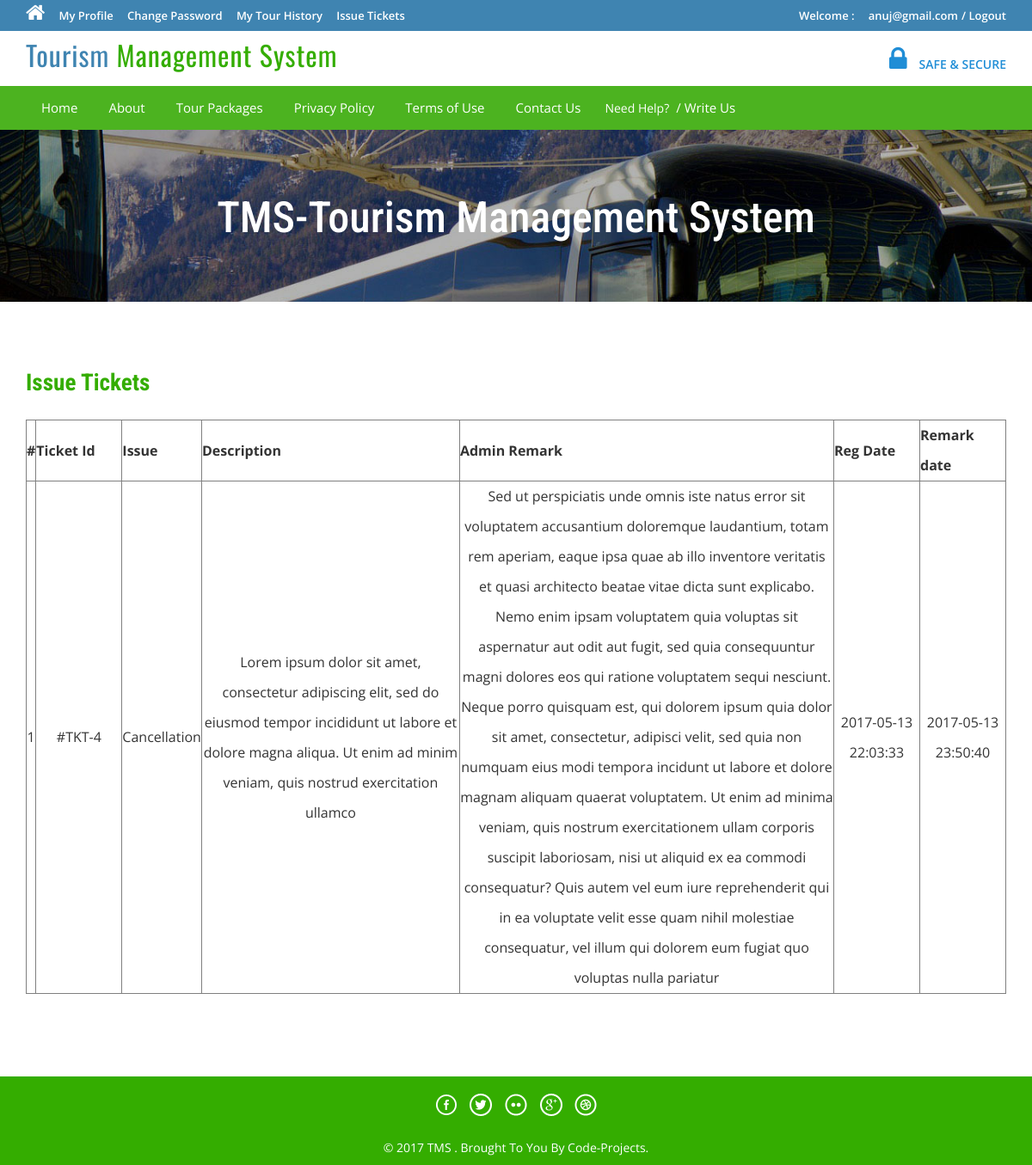
The page /issuetickets.php (signed in) on the database its author committed.
### tables this page shows
CREATE TABLE IF NOT EXISTS `tblissues` (
  `id` int(11) NOT NULL,
  `UserEmail` varchar(100) NOT NULL,
  `Issue` varchar(100) NOT NULL,
  `Description` mediumtext NOT NULL,
  `PostingDate` timestamp NOT NULL DEFAULT CURRENT_TIMESTAMP,
  `AdminRemark` mediumtext,
  `AdminremarkDate` timestamp NULL DEFAULT '0000-00-00 00:00:00' ON UPDATE CURRENT_TIMESTAMP
);

### issuetickets.php (the view, shortened to what this page needs)
<?php
include('includes/config.php');
if(strlen($_SESSION['login'])==0)
	{
header('location:index.php');
}
else{
?>
<!DOCTYPE HTML>
<html>
<head>
<link href="css/bootstrap.css" rel='stylesheet' type='text/css' />
<link href="css/style.css" rel='stylesheet' type='text/css' />
<link href="css/font-awesome.css" rel="stylesheet">
<link href="css/animate.css" rel="stylesheet" type="text/css" media="all">
</head>
<body>
<div class="top-header">
<?php include('includes/header.php');?>
<div class="banner-1 ">
	<div class="container">
		<h1 class="wow zoomIn animated animated" data-wow-delay=".5s" style="visibility: visible; animation-delay: 0.5s; animation-name: zoomIn;">TMS-Tourism Management System</h1>
	</div>
</div>
<div class="privacy">
	<div class="container">
		<h3 class="wow fadeInDown animated animated" data-wow-delay=".5s" style="visibility: visible; animation-delay: 0.5s; animation-name: fadeInDown;">Issue Tickets</h3>
		<form name="chngpwd" method="post" onSubmit="return valid();">
	<p>
	<table border="1" width="100%">
<tr align="center">
<th>#</th>
<th>Ticket Id</th>
<th>Issue</th>
<th>Description</th>
<th>Admin Remark</th>
<th>Reg Date</th>
<th>Remark date</th>
</tr>
<?php
$uemail=$_SESSION['login'];;
$sql = "SELECT * from tblissues where UserEmail=:uemail";
$query = $dbh->prepare($sql);
$query -> bindParam(':uemail', $uemail, PDO::PARAM_STR);
$query->execute();
$results=$query->fetchAll(PDO::FETCH_OBJ);
$cnt=1;
if($query->rowCount() > 0)
{
foreach($results as $result)
{	?>
<tr align="center">
<td ><?php echo htmlentities($cnt);?></td>
<td width="100">#TKT-<?php echo htmlentities($result->id);?></td>
<td><?php echo htmlentities($result->Issue);?></td>
<td width="300"><?php echo htmlentities($result->Description);?></td>
<td><?php echo htmlentities($result->AdminRemark);?></td>
<td width="100"><?php echo htmlentities($result->PostingDate);?></td>
<td width="100"><?php echo htmlentities($result->AdminremarkDate);?></td>
</tr>
<?php $cnt=$cnt+1; }} ?>
	</table>
			</p>
			</form>
	</div>
</div>
<?php include('includes/footer.php');?>
</body>
</html>
<?php } ?>

### css/style.css (style rules this page uses)
html, body { font-size: 100%; background: #fff; font-family: 'Open Sans', sans-serif; }
h1,h2,h3,h4,h5,h6 { margin:0; font-family: 'Roboto Condensed', sans-serif; }
p { margin:0; }
.top-header { background-color: #3F84B1; border-bottom: 0 none; height: 36px; line-height: 35px; }
.banner-1 { background: url(../images/3.jpg)no-repeat; background-size: cover; -webkit-background-size: cover; -o-background-size: cover; -ms-background-size: cover; -moz-background-size: cover; min-height:200px; }
.banner-1 h1 { font-size: 50px; margin-bottom: 40px; padding: 1.5em 0 0; text-align: center; color: #ffffff; }
.privacy h3 { color: #34AD00; font-size: 1.7em; font-weight: 700; margin-bottom: 1em; }
.privacy { padding: 5em 0; }
.privacy p { font-size: 1em; line-height: 1.8em; color: #999; margin: 1em 0; }

### rows shown on the page
tblissues: id "4", Issue "Cancellation", Description "Lorem ipsum dolor sit amet, consectetur adipiscing elit, sed do eiusmod tempor incididunt ut labore et dolore magna aliqua. Ut enim ad minim veniam, quis nostrud exercitation ullamco", AdminRemark "Sed ut perspiciatis unde omnis iste natus error sit voluptatem accusantium doloremque laudantium, totam rem aperiam, eaque ipsa quae ab illo inventore veritatis et quasi architecto beatae vitae dicta sunt explicabo. Nemo enim ipsam voluptatem quia voluptas sit aspernatur aut odit aut fugit, sed quia consequuntur magni dolores eos qui ratione voluptatem sequi nesciunt. Neque porro quisquam est, qui dolorem ipsum quia dolor sit amet, consectetur, adipisci velit, sed quia non numquam eius modi tempora incidunt ut labore et dolore magnam aliquam quaerat voluptatem. Ut enim ad minima veniam, quis nostrum exercitationem ullam corporis suscipit laboriosam, nisi ut aliquid ex ea commodi…", PostingDate "2017-05-13 22:03:33", AdminremarkDate "2017-05-13 23:50:40"

### other values the page prints
$_SESSION['login'] "anuj@gmail.com"
